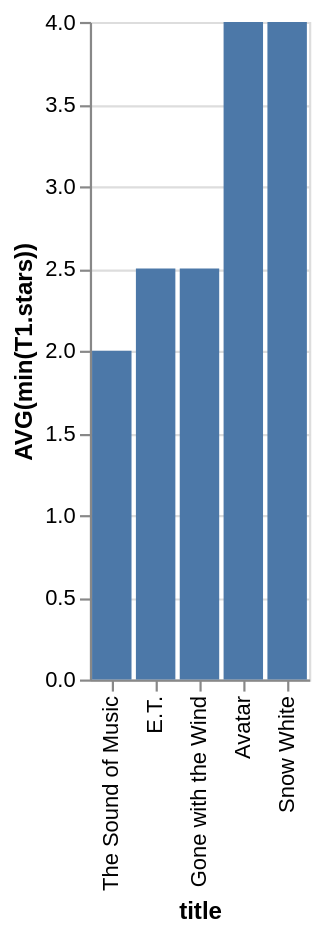

The Vega-Lite source for this figure:
### Vega-Lite specification from a JSON file in a GitHub repository (floating-point values rounded to 4 significant figures)
{"data": {"values": [{"x_data": "The Sound of Music", "y_data": 2}, {"x_data": "E.T.", "y_data": 2.5}, {"x_data": "Gone with the Wind", "y_data": 2.5}, {"x_data": "Avatar", "y_data": 4}, {"x_data": "Snow White", "y_data": 4}]}, "mark": "bar", "encoding": {"x": {"field": "x_data", "type": "nominal", "title": "title", "sort": {"op": "sum", "field": "y_data", "order": "ascending"}}, "y": {"field": "y_data", "type": "quantitative", "title": "AVG(min(T1.stars))"}}}
